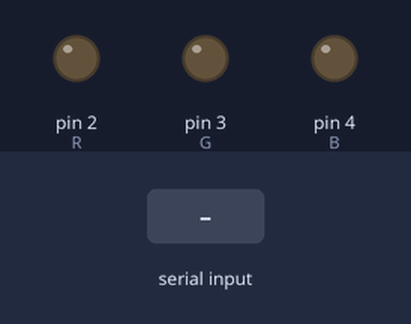
A sketch run on a simulated Arduino Uno, built with avr-gcc and run on an emulated ATmega328P. On the bench: output pins drawn as LEDs (lit = HIGH). Inputs (shaded band) come from the test bench.

Above: at 1.2 s.
1.3 s: "013" received over Serial
At 2.2 s:
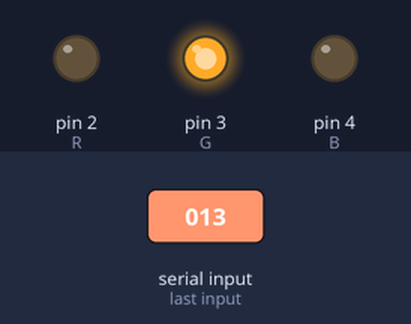
2.8 s: "014" received over Serial
At 3.4 s:
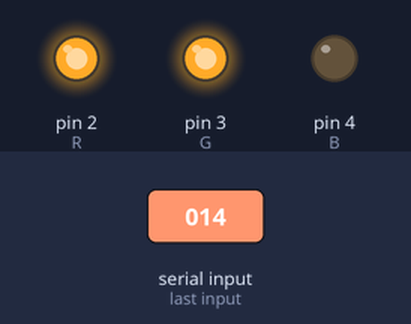
4.3 s: "015" received over Serial
At 5.5 s:
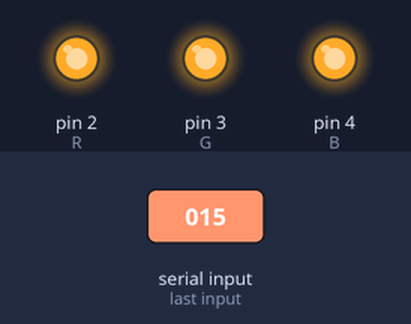
5.8 s: "016" received over Serial
At 6.8 s:
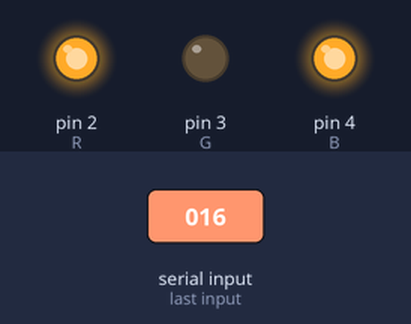
7.3 s: "017" received over Serial
At 8.0 s:
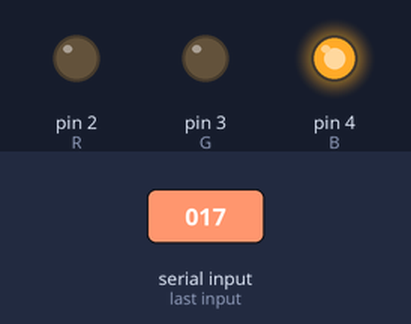
8.8 s: "018" received over Serial
At 9.1 s:
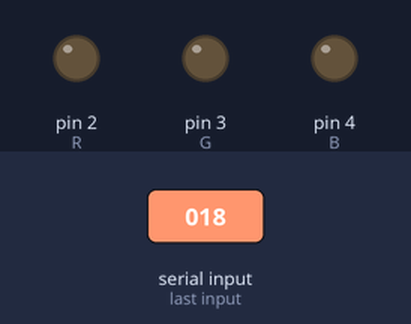
Timing chart, 0 to 11.3 s (numbered marks = the images above; inputs shaded):
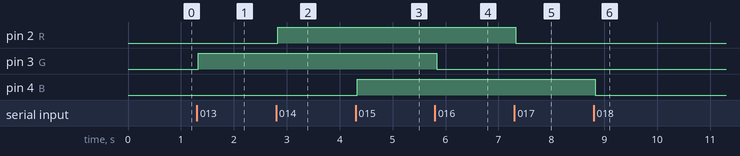

Measured:
- after the input at 1.3 s, pin 3 (G): LOW → HIGH at once
- after the input at 2.8 s, pin 2 (R): LOW → HIGH at once
- after the input at 4.3 s, pin 4 (B): LOW → HIGH at once
- after the input at 5.8 s, pin 3 (G): HIGH → LOW at once
- after the input at 7.3 s, pin 2 (R): HIGH → LOW at once
- after the input at 8.8 s, pin 4 (B): HIGH → LOW at once

The sketch:

LED_PY.ino
```cpp
#define R 2
#define G 3
#define B 4

String cod;

void setup(){
  Serial.begin(9600);
  pinMode(R, OUTPUT);
  pinMode(G, OUTPUT);
  pinMode(B, OUTPUT);
}

void loop(){

  while(Serial.available()){
    delay(10);
    char aux = Serial.read();
    cod += aux;
  }

  if(cod == "013"){
    digitalWrite(G, HIGH);
    cod="";
  }

  if(cod == "014"){
    digitalWrite(R, HIGH);
    cod="";
  }

  if(cod == "015"){
     digitalWrite(B, HIGH);
     cod="";
  }

   if(cod == "016"){
     digitalWrite(G, LOW);
     cod="";
  }
   if(cod == "017"){
     digitalWrite(R, LOW);
     cod="";
  }

   if(cod == "018"){
     digitalWrite(B, LOW);
     cod="";
  }
}
```
